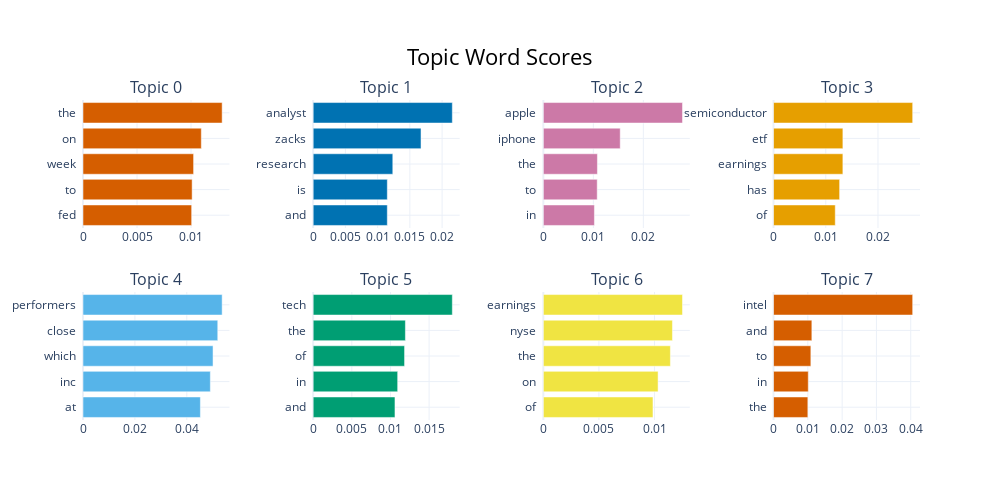

Source (notebook cell):
### Code cell
initial_topic_model.visualize_barchart()

### Figure 1 — Plotly figure (JSON) as saved in the notebook; plotly's stock layout.template omitted (floating-point values rounded to 4 significant figures)
{"data": [{"marker": {"color": "#D55E00"}, "orientation": "h", "type": "bar", "x": [0.01006, 0.0101, 0.01024, 0.01095, 0.01288], "xaxis": "x", "y": ["fed  ", "to  ", "week  ", "on  ", "the  "], "yaxis": "y"}, {"marker": {"color": "#0072B2"}, "orientation": "h", "type": "bar", "x": [0.0115, 0.0115, 0.01235, 0.01673, 0.02159], "xaxis": "x2", "y": ["and  ", "is  ", "research  ", "zacks  ", "analyst  "], "yaxis": "y2"}, {"marker": {"color": "#CC79A7"}, "orientation": "h", "type": "bar", "x": [0.01022, 0.01077, 0.01081, 0.01538, 0.02783], "xaxis": "x3", "y": ["in  ", "to  ", "the  ", "iphone  ", "apple  "], "yaxis": "y3"}, {"marker": {"color": "#E69F00"}, "orientation": "h", "type": "bar", "x": [0.01182, 0.01265, 0.01328, 0.01328, 0.02664], "xaxis": "x4", "y": ["of  ", "has  ", "earnings  ", "etf  ", "semiconductor  "], "yaxis": "y4"}, {"marker": {"color": "#56B4E9"}, "orientation": "h", "type": "bar", "x": [0.04523, 0.04906, 0.05011, 0.05193, 0.05362], "xaxis": "x5", "y": ["at  ", "inc  ", "which  ", "close  ", "performers  "], "yaxis": "y5"}, {"marker": {"color": "#009E73"}, "orientation": "h", "type": "bar", "x": [0.01058, 0.01093, 0.01182, 0.01193, 0.01801], "xaxis": "x6", "y": ["and  ", "in  ", "of  ", "the  ", "tech  "], "yaxis": "y6"}, {"marker": {"color": "#F0E442"}, "orientation": "h", "type": "bar", "x": [0.009862, 0.01032, 0.01143, 0.01161, 0.01252], "xaxis": "x7", "y": ["of  ", "on  ", "the  ", "nyse  ", "earnings  "], "yaxis": "y7"}, {"marker": {"color": "#D55E00"}, "orientation": "h", "type": "bar", "x": [0.01, 0.01013, 0.01088, 0.01117, 0.04057], "xaxis": "x8", "y": ["the  ", "in  ", "to  ", "and  ", "intel  "], "yaxis": "y8"}], "layout": {"annotations": [{"font": {"size": 16}, "showarrow": false, "text": "Topic 0", "x": 0.0875, "xanchor": "center", "xref": "paper", "y": 1, "yanchor": "bottom", "yref": "paper"}, {"font": {"size": 16}, "showarrow": false, "text": "Topic 1", "x": 0.3625, "xanchor": "center", "xref": "paper", "y": 1, "yanchor": "bottom", "yref": "paper"}, {"font": {"size": 16}, "showarrow": false, "text": "Topic 2", "x": 0.6375, "xanchor": "center", "xref": "paper", "y": 1, "yanchor": "bottom", "yref": "paper"}, {"font": {"size": 16}, "showarrow": false, "text": "Topic 3", "x": 0.9125, "xanchor": "center", "xref": "paper", "y": 1, "yanchor": "bottom", "yref": "paper"}, {"font": {"size": 16}, "showarrow": false, "text": "Topic 4", "x": 0.0875, "xanchor": "center", "xref": "paper", "y": 0.4, "yanchor": "bottom", "yref": "paper"}, {"font": {"size": 16}, "showarrow": false, "text": "Topic 5", "x": 0.3625, "xanchor": "center", "xref": "paper", "y": 0.4, "yanchor": "bottom", "yref": "paper"}, {"font": {"size": 16}, "showarrow": false, "text": "Topic 6", "x": 0.6375, "xanchor": "center", "xref": "paper", "y": 0.4, "yanchor": "bottom", "yref": "paper"}, {"font": {"size": 16}, "showarrow": false, "text": "Topic 7", "x": 0.9125, "xanchor": "center", "xref": "paper", "y": 0.4, "yanchor": "bottom", "yref": "paper"}], "height": 500, "hoverlabel": {"bgcolor": "white", "font": {"family": "Rockwell", "size": 16}}, "showlegend": false, "title": {"font": {"color": "Black", "size": 22}, "text": "Topic Word Scores", "x": 0.5, "xanchor": "center", "yanchor": "top"}, "width": 1000, "xaxis": {"anchor": "y", "domain": [0, 0.175], "showgrid": true}, "xaxis2": {"anchor": "y2", "domain": [0.275, 0.45], "showgrid": true}, "xaxis3": {"anchor": "y3", "domain": [0.55, 0.725], "showgrid": true}, "xaxis4": {"anchor": "y4", "domain": [0.825, 1], "showgrid": true}, "xaxis5": {"anchor": "y5", "domain": [0, 0.175], "showgrid": true}, "xaxis6": {"anchor": "y6", "domain": [0.275, 0.45], "showgrid": true}, "xaxis7": {"anchor": "y7", "domain": [0.55, 0.725], "showgrid": true}, "xaxis8": {"anchor": "y8", "domain": [0.825, 1], "showgrid": true}, "yaxis": {"anchor": "x", "domain": [0.6, 1], "showgrid": true}, "yaxis2": {"anchor": "x2", "domain": [0.6, 1], "showgrid": true}, "yaxis3": {"anchor": "x3", "domain": [0.6, 1], "showgrid": true}, "yaxis4": {"anchor": "x4", "domain": [0.6, 1], "showgrid": true}, "yaxis5": {"anchor": "x5", "domain": [0, 0.4], "showgrid": true}, "yaxis6": {"anchor": "x6", "domain": [0, 0.4], "showgrid": true}, "yaxis7": {"anchor": "x7", "domain": [0, 0.4], "showgrid": true}, "yaxis8": {"anchor": "x8", "domain": [0, 0.4], "showgrid": true}}}
